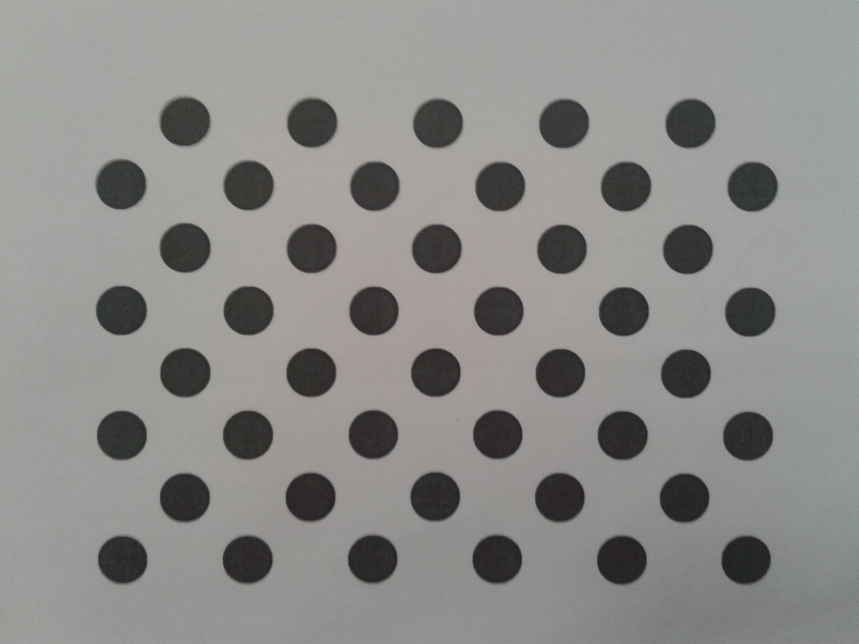
#> input picture module4/tasks/task3/data/camera_calibration/img-01.jpg, 2576 x 1932 px (shown at 1/3 size)
$ jupyter execute cv_task_4_3_camera_calibration.ipynb   (shell and % lines are left out)
#> lines starting #> are read from the running program, lines starting #| are printed output that depends on the picture; after the words box and inside, x2 and y2 are one past the last pixel; in counts of white or black regions, pixels touching at a corner belong together
## Computer Vision
### Module 4. Geometry and Augmented Reality
#### Task 4.3:

Calibrate a smartphone camera

1. Take 10-20 photos of calibration grid

2. Take a photo with long straight lines

3. Check if straight lines are really straight

4. Undistort photo

#### by Anastasiia Kasprova

    Link to Google Colab: https://colab.research.google.com/drive/1aZke8WZEJjiC4_GtI77c1gxK5rdA5wYR
    Link to github: https://github.com/kasprova/CV_UCU/tree/master/module4/tasks/task3

[cell 1]
import numpy as np
import cv2
#from google.colab.patches import cv2_imshow
import os
from matplotlib import pyplot as plt


# termination criteria
criteria = (cv2.TERM_CRITERIA_EPS + cv2.TERM_CRITERIA_MAX_ITER, 30, 0.001)

########################################Blob Detector##############################################

# Setup SimpleBlobDetector parameters.
blobParams = cv2.SimpleBlobDetector_Params()

# Change thresholds
blobParams.minThreshold = 30
blobParams.maxThreshold = 255

# Filter by Area.
blobParams.filterByArea = True
blobParams.minArea = 1364   # minArea may be adjusted to suit for your experiment
blobParams.maxArea = 160000   # maxArea may be adjusted to suit for your experiment

# Filter by Circularity
blobParams.filterByCircularity = True
blobParams.minCircularity = 0.4

# Filter by Convexity
blobParams.filterByConvexity = True
blobParams.minConvexity = 0.87

# Filter by Inertia
blobParams.filterByInertia = True
blobParams.minInertiaRatio = 0.01

# Create a detector with the parameters
blobDetector = cv2.SimpleBlobDetector_create(blobParams)

[cell 2]
#display a sample of a marker
check_marker_img = cv2.imread('data/camera_calibration/img-01.jpg')
#> check_marker_img is the input picture: shape (1932, 2576, 3); mean B, G, R 137.8, 139.9, 140.4
plt.imshow(cv2.cvtColor(check_marker_img, cv2.COLOR_BGR2GRAY))
plt.rcParams["figure.figsize"] = (15,10)
plt.colorbar()
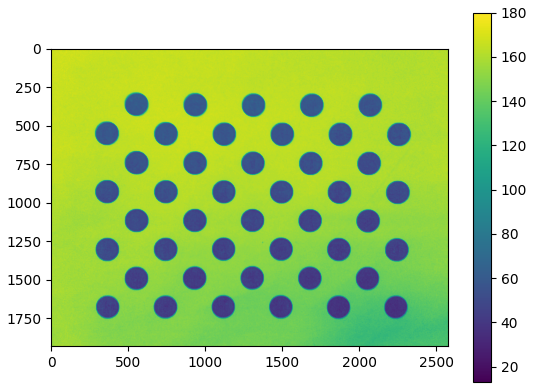
#> figure drawn by matplotlib, 2 panels

[cell 3]
#objects on marker board
objp = np.zeros((44, 3), np.float32)
for x in range(0, 11):
  for y in range(0, 4):
    objp[4*x+y] = (x*36, y*72 + (x%2)*36, 0)

[cell 4]
#list of marker images
img_folder = "data/camera_calibration/"
img_list = os.listdir(img_folder)
img_list = [i for i in img_list if i!='.ipynb_checkpoints']
img_list

[cell 5]
objpoints = None # 3d point in real world space
imgpoints = None # 2d points in image plane.
for i in img_list:
    img = cv2.imread(img_folder+i)
    gray = cv2.cvtColor(img, cv2.COLOR_BGR2GRAY)
    #keypoints = blobDetector.detect(gray)
    #im_with_keypoints = cv2.drawKeypoints(img, keypoints, np.array([]), (0,255,0), cv2.DRAW_MATCHES_FLAGS_DRAW_RICH_KEYPOINTS)
    ret, corners = cv2.findCirclesGrid(gray, (4,11),
                          flags = cv2.CALIB_CB_ASYMMETRIC_GRID + cv2.CALIB_CB_CLUSTERING,
                                       blobDetector = blobDetector)   # Find the circle grid
#> ret = True; corners = 44 rows, first 8: [367.9, 1679], [365.3, 1305.7], [364.2, 931.1], [363.1, 553.1], [554.2, 1493], [555.4, 1117.8], [555.3, 743.6], [554.8, 364.6]
    #cv2_imshow(im_with_keypoints)
    #print(keypoints)
    if corners is not None and ret:
        objpoints = np.array([objp]) if objpoints is None else np.append(objpoints, [objp], axis = 0)
        imgpoints = np.array([corners]) if imgpoints is None else np.append(imgpoints, [corners], axis = 0)
    else:
        print("Skip ", i)


print(objpoints.shape)
print(imgpoints.shape)
#| (3, 44, 1, 2)
(i1, i2, i3, i4) = imgpoints.shape;
#> i1 = 3; i2 = 44; i3 = 1; i4 = 2
imgpoints = imgpoints.reshape([i1, i2, i4])
print(imgpoints.shape)
#| (3, 44, 2)

ret, mtx, dist, rvecs, tvecs = cv2.calibrateCamera(objpoints, imgpoints, gray.shape[::-1], None, None)
#> ret = 1.55; mtx = [[28654, 0, 1296], [0, 30673.2, 887.1], [0, 0, 1]]; dist = [[17.57, -6474.5, 0.0149, -0.00425, -12.94]]; rvecs = ([-2.77, -0.00673, -0.0195], [-2.79, -0.000605, -0.000766], [-2.78, -0.0301, -0.0512]); tvecs = ([-178.5, 141.9, 5580.9], [-179.3, 141.4, 5637.2], [-189.2, 124.5, 5540])

print(mtx)
#| [[2.86540085e+04 0.00000000e+00 1.29603221e+03]
#|  [0.00000000e+00 3.06731562e+04 8.87109866e+02]
#|  [0.00000000e+00 0.00000000e+00 1.00000000e+00]]
print(dist)
#| [[ 1.75663486e+01 -6.47446903e+03  1.49366095e-02 -4.24643937e-03
#|   -1.29426099e+01]]

[cell 6]
#dist = np.array([0,0,0,0,0])
test = cv2.imread("data/test_img.jpg")
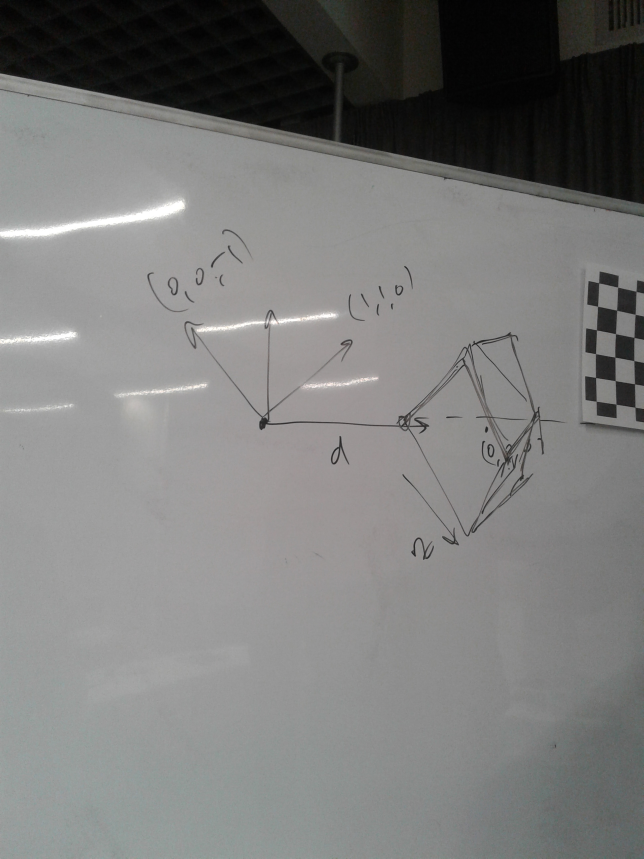
#> input picture module4/tasks/task3/data/test_img.jpg, 1932 x 2576 px (shown at 1/3 size)
#> test is the input picture: shape (2576, 1932, 3); mean B, G, R 122.9, 123.9, 123.7

(w,h) = test.shape[:2]
#> w = 2576; h = 1932
newcameramtx, roi=cv2.getOptimalNewCameraMatrix(mtx,dist,(w,h),1,(w,h))
#> newcameramtx = [[28367.9, 0, 1296], [0, 30446.7, 885.6], [0, 0, 1]]; roi = (25, 14, 2526, 1894)
dst = cv2.undistort(test, mtx, dist, None, newcameramtx)
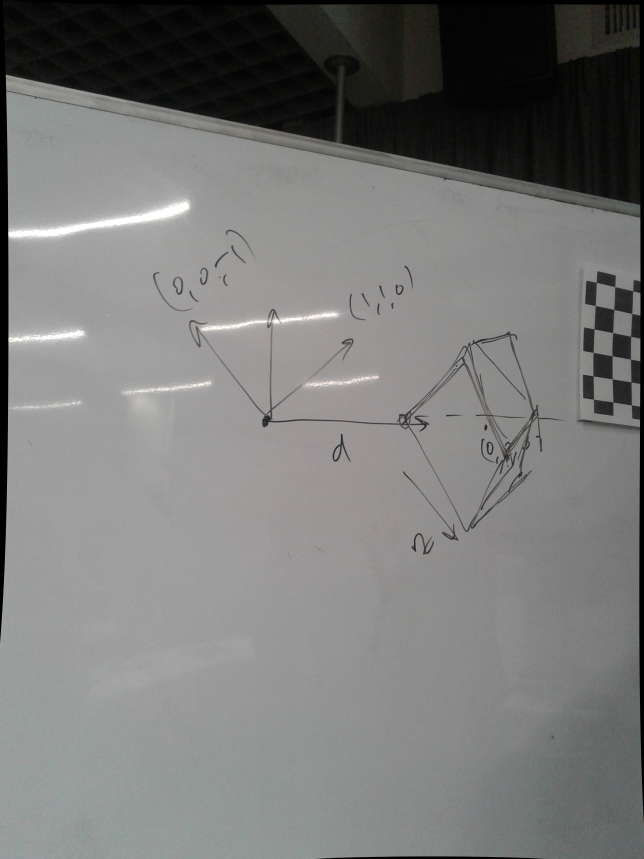
#> dst: shape (2576, 1932, 3) (shown at 1/3 size); mean B, G, R 120.9, 121.9, 121.6
# [7 lines of commented-out code are left out]

plt.figure(1)
plt.imshow(test)
plt.rcParams["figure.figsize"] = (15,10)
plt.title("Original image")

plt.figure(2)
plt.imshow(dst)
plt.rcParams["figure.figsize"] = (15,10)
plt.title("Undistort image")
plt.show()

#### Check if straight lines are straight

[cell 7]
# crop the image
roi = 0,100,1800,500
x,y,w,h = roi
dst_croped = dst[y:y+h, x:x+w]
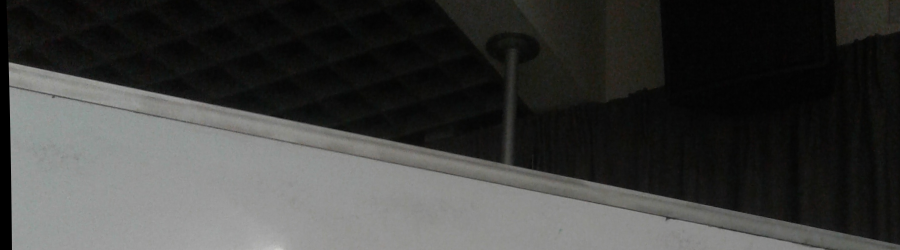
#> dst_croped: shape (500, 1800, 3) (shown at 1/2 size); mean B, G, R 61.3, 63, 62.6
dst_croped = cv2.resize(dst_croped, (0,0), fx=0.25, fy=0.25)
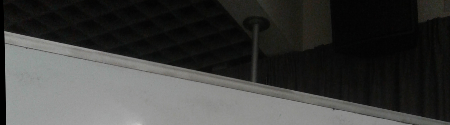
#> dst_croped: shape (125, 450, 3); mean B, G, R 61.4, 63.1, 62.7
y1,x1,y2,x2 = 9,33,435,124
cv2.line(dst_croped,(y1,x1), (y2,x2), (255, 0, 0), 1)
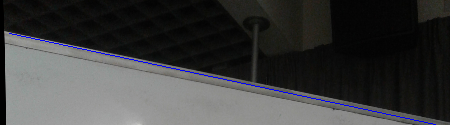
#> dst_croped: shape (125, 450, 3); 0.76% of pixels changed, all inside (x1, y1, x2, y2) = (9, 33, 436, 125)

plt.imshow(dst_croped)
plt.rcParams["figure.figsize"] = (15,10)
plt.title("calibrated image")
plt.show()

[cell 8]
# crop the image
roi = 0,100,1800,500
x,y,w,h = roi
test_croped = test[y:y+h, x:x+w]
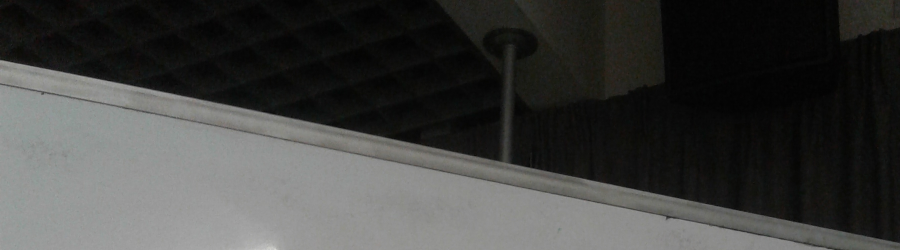
#> test_croped: shape (500, 1800, 3) (shown at 1/2 size); mean B, G, R 63.4, 65.1, 64.7
test_croped = cv2.resize(test_croped, (0,0), fx=0.25, fy=0.25)
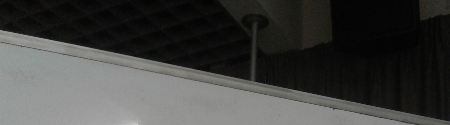
#> test_croped: shape (125, 450, 3); mean B, G, R 63.5, 65.2, 64.8
y1,x1,y2,x2 = 0,30,450,121
cv2.line(test_croped,(y1,x1), (y2,x2), (255, 0, 0), 1)
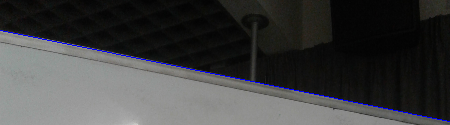
#> test_croped: shape (125, 450, 3); 0.8% of pixels changed, all inside (x1, y1, x2, y2) = (0, 30, 450, 122)

plt.imshow(test_croped)
plt.rcParams["figure.figsize"] = (15,10)
plt.title("original image")
plt.show()
